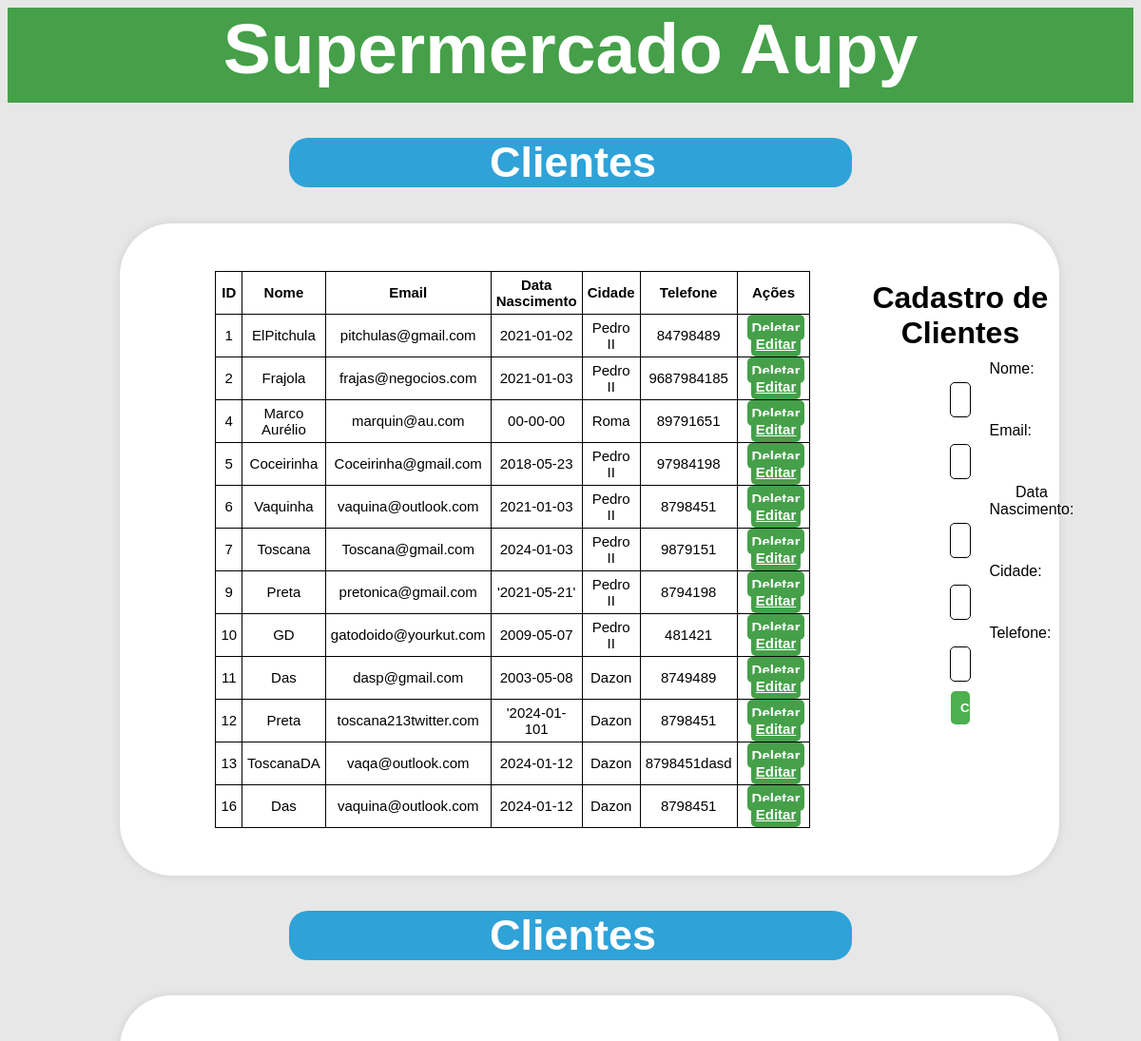
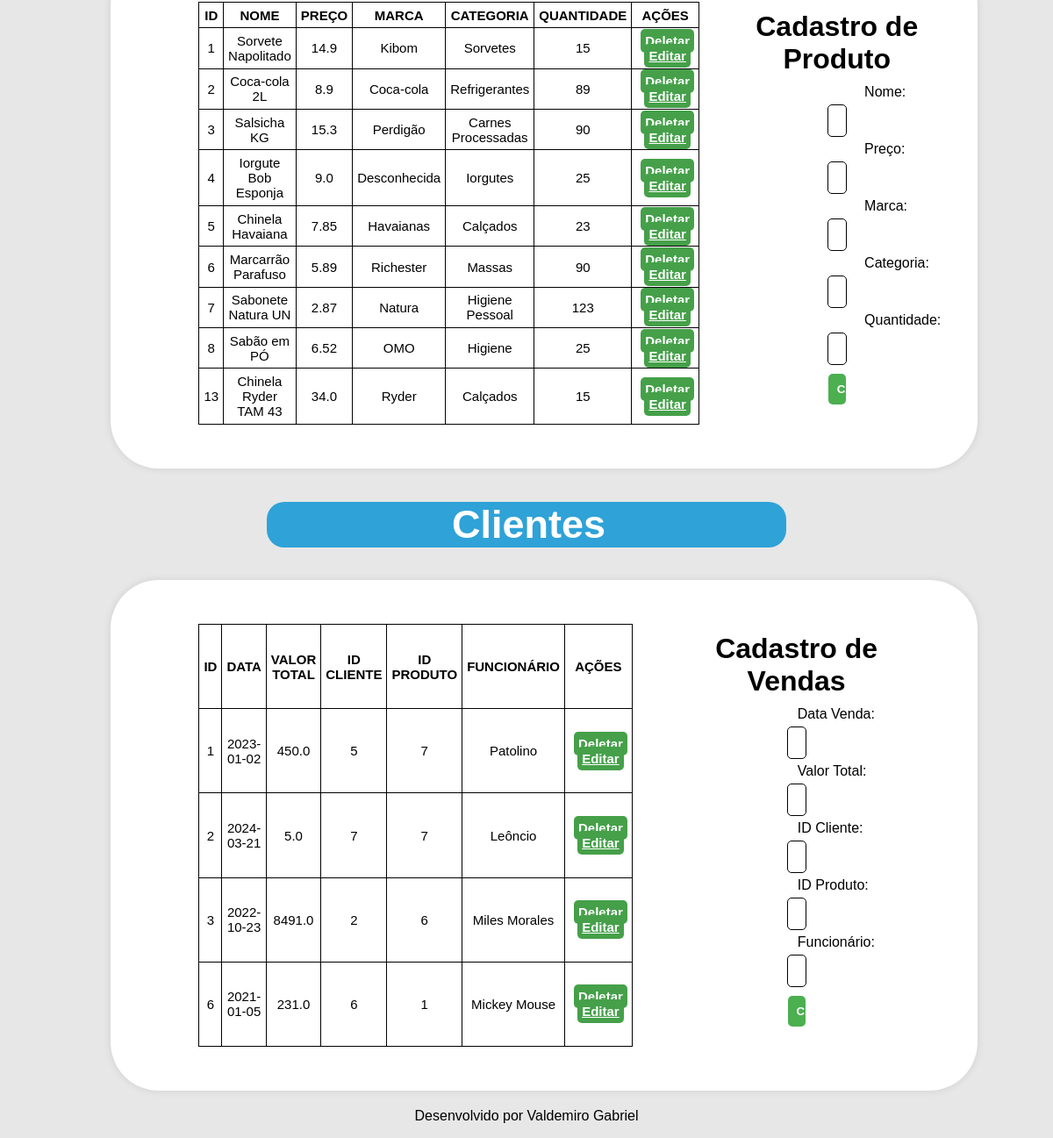
The page / on the database its author committed (2 pictures, top to bottom).
### tables this page shows
CREATE TABLE cliente (
                        idcliente INTEGER PRIMARY KEY AUTOINCREMENT,
                        nome TEXT NOT NULL,
                        email TEXT,
                        data_nasc DATE,
                        cidade TEXT,
                        telefone TEXT
                );

CREATE TABLE produto(
                        idprod INTEGER PRIMARY KEY AUTOINCREMENT,
                        nome TEXT NOT NULL,
                        preco REAL NOT NULL,
                        marca TEXT NOT NULL,
                        categoria TEXT NOT NULL,
                        qtd INTEGER NOT NULL
                );

CREATE TABLE venda(
                idvenda INTEGER PRIMARY KEY AUTOINCREMENT,
                data_venda DATE NOT NULL,
                valor_total REAL NOT NULL,
                idcliente INTEGER,
                idprod INTEGER,
                nomeFunc TEXT,
                FOREIGN KEY (idcliente) references cliente(idcliente),
                FOREIGN KEY (idprod) references produto(idprod)
    );

### app.py (the view)
@app.route('/')
def home():
  banco = sqlite3 .connect('vendas.db')
  cursor = banco.cursor()
  cursor.execute('SELECT * FROM cliente')
  cliente = cursor.fetchall()
  cursor.execute('SELECT * FROM produto')
  produto = cursor.fetchall()
  cursor.execute('SELECT * FROM venda')
  venda = cursor.fetchall()
  banco.close()
  return render_template('home.html', cliente = cliente, produto = produto, venda = venda)

### templates/home.html (shortened to what this page needs)
<!DOCTYPE html>
<html lang="en">
<head>
    <link rel="stylesheet" type="text/css" href="{{ url_for('static', filename='css/style.css') }}">
</head>
<body>
    <header>
        <h1>Supermercado Aupy</h1>
    </header>
    <div class="container">
        <div class="title"><h2>Clientes</h2></div>
        <div class="table-div">
            <table class="tables">
                    <tr>
                        <th>ID</th>
                        <th>Nome</th>
                        <th>Email</th>
                        <th>Data Nascimento</th>
                        <th>Cidade</th>
                        <th>Telefone</th>
                        <th>Ações</th>
                    </tr>
                    {% for row in cliente %}
                    <tr>
                        <td>{{row[0]}}</td>
                        <td>{{row[1]}}</td>
                        <td>{{row[2]}}</td>
                        <td>{{row[3]}}</td>
                        <td>{{row[4]}}</td>
                        <td>{{row[5]}}</td>
                        <td>
                            <div class="buttons-table">
                                <a href="{{url_for('delCliente', id=row[0])}}" id="del">Deletar</a>
                                <a href="{{url_for('editarCliente', id=row[0])}}"id="edit">Editar</a>
                            </div>
                        </td>
                    </tr>
                    {% endfor %}
            </table>
            <form method="POST" action="{{url_for('cadCliente')}}" class="form">
                <h1>Cadastro de Clientes</h1>
                <label for="Nome" name="nomeCliente">Nome:</label>
                <input type="text" name="nomeCliente" required><br>
                <label for="Email" name="emailCliente">Email:</label>
                <input type="text" name="emailCliente" required><br>
                <label for="Data Nasc" name="dataCliente">Data Nascimento:</label>
                <input type="text" name="dataCliente" required><br>
                <label for="Cidade" name="cidadeCliente">Cidade:</label>
                <input type="text" name="cidadeCliente" required><br>
                <label for="Nome" name="telCliente">Telefone:</label>
                <input type="tel" name="telCliente" required><br>
                <input type="submit" value="CADASTRAR">
            </form>
        </div>
        <div class="title"><h2>Clientes</h2></div>
        <div class="table-div">
            <table class="tables">
                <tr>
                    <th>ID</th>
                    <th>NOME</th>
                    <th>PREÇO</th>
                    <th>MARCA</th>
                    <th>CATEGORIA</th>
                    <th>QUANTIDADE</th>
                    <th>AÇÕES</th>
                </tr>
                {% for row in produto %}
                <tr>
                    <td>{{row[0]}}</td>
                    <td>{{row[1]}}</td>
                    <td>{{row[2]}}</td>
                    <td>{{row[3]}}</td>
                    <td>{{row[4]}}</td>
                    <td>{{row[5]}}</td>
                    <td>
                        <div class="buttons-table">
                            <a href="{{url_for('delProduto', id=row[0])}}" id="del">Deletar</a>
                            <a href="{{url_for('editarProduto', id=row[0])}}" id="edit">Editar</a>
                        </div>
                    </td>
                </tr>
                {% endfor %}
            </table>
            <form method="post" action="{{url_for('cadProduto')}}" class="form">
                <h1>Cadastro de Produto</h1>
                <label for="Nome" name="nomeProduto">Nome:</label>
                <input type="text" name="nomeProduto" required>
                <label for="Preço" name="preco">Preço:</label>
                <input type="text" name="preco" required>
                <label for="Marca" name="marca">Marca:</label>
                <input type="text" name="marca" required>
                <label for="Categoria" name="categoria">Categoria:</label>
                <input type="text" name="categoria" required>
                <label for="Quantidade" name="quantidade">Quantidade:</label>
                <input type="tel" name="quantidade" required><br>
                <input type="submit" value="CADASTRAR">
            </form>
        </div>
        <div class="title"><h2>Clientes</h2></div>
        <div class="table-div">
            <table class="tables">
                <tr>
                    <th>ID</th>
                    <TH>DATA</TH>
                    <TH>VALOR TOTAL</TH>
                    <TH>ID CLIENTE</TH>
                    <TH>ID PRODUTO</TH>
                    <TH>FUNCIONÁRIO</TH>
                    <TH>AÇÕES</TH>
                </tr>
                {% for row in venda %}
                <tr>
                    <td>{{row[0]}}</td>
                    <td>{{row[1]}}</td>
                    <td>{{row[2]}}</td>
                    <td>{{row[3]}}</td>
                    <td>{{row[4]}}</td>
                    <td>{{row[5]}}</td>
                    <td>
                        <div class="buttons-table">
                            <a href="{{url_for('delVenda', id=row[0])}}" id="del">Deletar</a>
                            <a href="{{url_for('editarVenda', id=row[0])}}" id="edit">Editar</a>
                        </div>
                    </td>
                </tr>
                {% endfor %}
            </table>
            <form method="post" action="{{url_for('cadVenda')}}" class="form">
                <h1>Cadastro de Vendas</h1>
                <label for="Data" name="dataVenda">Data Venda:</label>
                <input type="text" name="dataVenda" required>
                <label for="valor" name="valor">Valor Total:</label>
                <input type="number" name="valor" required>
                <label for="idCliente" name="idCliente">ID Cliente:</label>
                <input type="number" name="idCliente" required>
                <label for="idProduto" name="idProd">ID Produto:</label>
                <input type="number" name="idProd" required>
                <label for="Funcionario" name="nomeFunc">Funcionário:</label>
                <input type="text" name="nomeFunc" required><br>
                <input type="submit" value="CADASTRAR">
            </form>
        </div>
    </div>
    <footer>
        <p>Desenvolvido por Valdemiro Gabriel</p>
    </footer>
</body>
</html>

### static/css/style.css (style rules this page uses)
body { font-family: Verdana, Geneva, Tahoma, sans-serif; background-color: rgb(231, 231, 231); align-items: center; }
header { color: white; background-color: #45a049; height: 100px; text-align: center; align-items: center; max-width: 1200px; margin: 0 auto; padding: 0 20px; }
header h1 { margin-top: 5px; color: white; font-size: 75px; }
footer { margin-top: 20px; text-align: center; align-items: center; }
.title { display: inline-block; width: 50%; text-align: center; margin-left: 25%; margin-bottom: 0px; }
h2 { background-color: #2fa2d8; text-align: center; font-size: 45px; color: white; border-radius: 20px; padding-left: 5px; }
.buttons-table #del, #edit { margin-left: 5px; padding: 5px; color: white; background-color: #45a049; border-radius: 5px; font-weight: bold; }
th ,td { border: 1px solid; font-size: 15px; padding: 5px; }
.table-div { display: flex; flex-direction: row; box-shadow: 0px 0px 10px rgba(0, 0, 0, 0.1); background-color: #ffffff; border-radius: 55px; padding: 50px; width: 75%; margin-left: 10%; }
.form { align-items: center; text-align: center; width: 650px; margin-top: 2px; padding: 10px; border-radius: 10px; margin-bottom: 15px; }
.form h1 { margin-top: 0px; margin-bottom: 10px; }
.form label { padding-left: 150px; display: flex; margin-bottom: 5px; }
.form input[type="text"], .form input[type="tel"] { width: calc(100% - 300px); padding: 10px; margin-bottom: 5px; box-sizing: border-box; border: 1px solid; border-radius: 5px; }
.form input[type="number"] { width: calc(100% - 300px); padding: 10px; margin-bottom: 5px; box-sizing: border-box; border: 1px solid; border-radius: 5px; }
.form input[type="submit"] { font-weight: bold; margin-top: 5px; width: calc(100% - 300px); padding: 10px; background-color: #4CAF50; color: white; border: none; border-radius: 5px; cursor: pointer; }
.form { margin-left: 30px; margin-bottom: 15px; padding: 8px; border-radius: 4px; }
.tables { text-align: center; border-collapse: collapse ; border-color: black; width: 70%; margin-left: 50px; }

### rows shown on the page
cliente: idcliente "1", nome "ElPitchula", email "pitchulas@gmail.com", data_nasc "2021-01-02", cidade "Pedro II", telefone "84798489"
cliente: idcliente "2", nome "Frajola", email "frajas@negocios.com", data_nasc "2021-01-03", cidade "Pedro II", telefone "9687984185"
cliente: idcliente "4", nome "Marco Aurélio", email "marquin@au.com", data_nasc "00-00-00", cidade "Roma", telefone "89791651"
cliente: idcliente "5", nome "Coceirinha", email "Coceirinha@gmail.com", data_nasc "2018-05-23", cidade "Pedro II", telefone "97984198"
cliente: idcliente "6", nome "Vaquinha", email "vaquina@outlook.com", data_nasc "2021-01-03", cidade "Pedro II", telefone "8798451"
cliente: idcliente "7", nome "Toscana", email "Toscana@gmail.com", data_nasc "2024-01-03", cidade "Pedro II", telefone "9879151"
cliente: idcliente "9", nome "Preta", email "pretonica@gmail.com", data_nasc "'2021-05-21'", cidade "Pedro II", telefone "8794198"
cliente: idcliente "10", nome "GD", email "gatodoido@yourkut.com", data_nasc "2009-05-07", cidade "Pedro II", telefone "481421"
cliente: idcliente "11", nome "Das", email "dasp@gmail.com", data_nasc "2003-05-08", cidade "Dazon", telefone "8749489"
cliente: idcliente "12", nome "Preta", email "toscana213twitter.com", data_nasc "'2024-01-101", cidade "Dazon", telefone "8798451"
cliente: idcliente "13", nome "ToscanaDA", email "vaqa@outlook.com", data_nasc "2024-01-12", cidade "Dazon", telefone "8798451dasd"
cliente: idcliente "16", nome "Das", email "vaquina@outlook.com", data_nasc "2024-01-12", cidade "Dazon", telefone "8798451"
produto: idprod "1", nome "Sorvete Napolitado", preco "14.9", marca "Kibom", categoria "Sorvetes", qtd "15"
produto: idprod "2", nome "Coca-cola 2L", preco "8.9", marca "Coca-cola", categoria "Refrigerantes", qtd "89"
produto: idprod "3", nome "Salsicha KG", preco "15.3", marca "Perdigão", categoria "Carnes Processadas", qtd "90"
produto: idprod "4", nome "Iorgute Bob Esponja", preco "9.0", marca "Desconhecida", categoria "Iorgutes", qtd "25"
produto: idprod "5", nome "Chinela Havaiana", preco "7.85", marca "Havaianas", categoria "Calçados", qtd "23"
produto: idprod "6", nome "Marcarrão Parafuso", preco "5.89", marca "Richester", categoria "Massas", qtd "90"
produto: idprod "7", nome "Sabonete Natura UN", preco "2.87", marca "Natura", categoria "Higiene Pessoal", qtd "123"
produto: idprod "8", nome "Sabão em PÓ", preco "6.52", marca "OMO", categoria "Higiene", qtd "25"
produto: idprod "13", nome "Chinela Ryder TAM 43", preco "34.0", marca "Ryder", categoria "Calçados", qtd "15"
venda: idvenda "1", data_venda "2023-01-02", valor_total "450.0", idcliente "5", idprod "7", nomeFunc "Patolino"
venda: idvenda "2", data_venda "2024-03-21", valor_total "5.0", idcliente "7", idprod "7", nomeFunc "Leôncio"
venda: idvenda "3", data_venda "2022-10-23", valor_total "8491.0", idcliente "2", idprod "6", nomeFunc "Miles Morales"
venda: idvenda "6", data_venda "2021-01-05", valor_total "231.0", idcliente "6", idprod "1", nomeFunc "Mickey Mouse"
